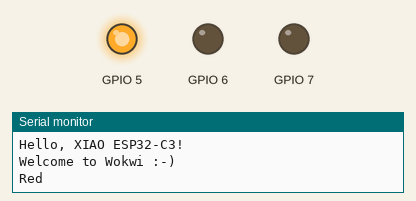
This sketch was run on a simulated ESP32-C3. Parts: output pins drawn as LEDs (lit = HIGH), the last lines printed to the serial monitor.

Above: at 0.2 s.
At 0.7 s:
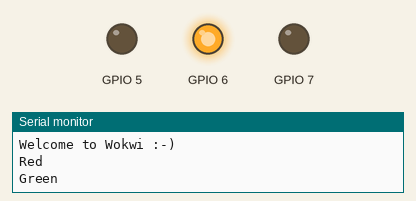
At 2.7 s:
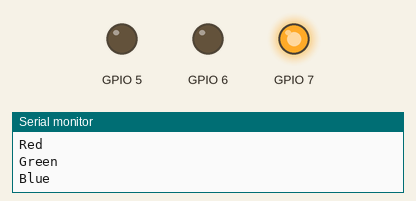
Timing chart, 0 to 3.5 s (numbered marks = the images above):
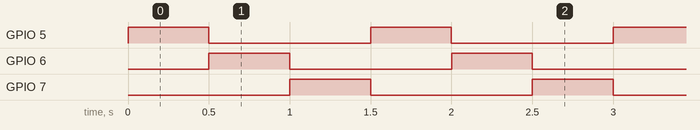

The sketch:

sketch.ino
```cpp
void setup() {
  Serial.begin(115200);
  pinMode(5, OUTPUT);
  pinMode(6, OUTPUT);
  pinMode(7, OUTPUT);

  Serial.println("");
  Serial.println("Hello, XIAO ESP32-C3!");
  Serial.println("Welcome to Wokwi :-)");
}

void loop() {
  Serial.println("Red");
  digitalWrite(5, HIGH);
  delay(500);
  digitalWrite(5, LOW);

  Serial.println("Green");
  digitalWrite(6, HIGH);
  delay(500);
  digitalWrite(6, LOW);

  Serial.println("Blue");
  digitalWrite(7, HIGH);
  delay(500);
  digitalWrite(7, LOW);
}
```

Measured:
- by itself, GPIO 5–7: alternates HIGH for 0.50 s and LOW for 1.0 s
- by itself, everything shown: repeats every 1.5 s, in 4 steps
